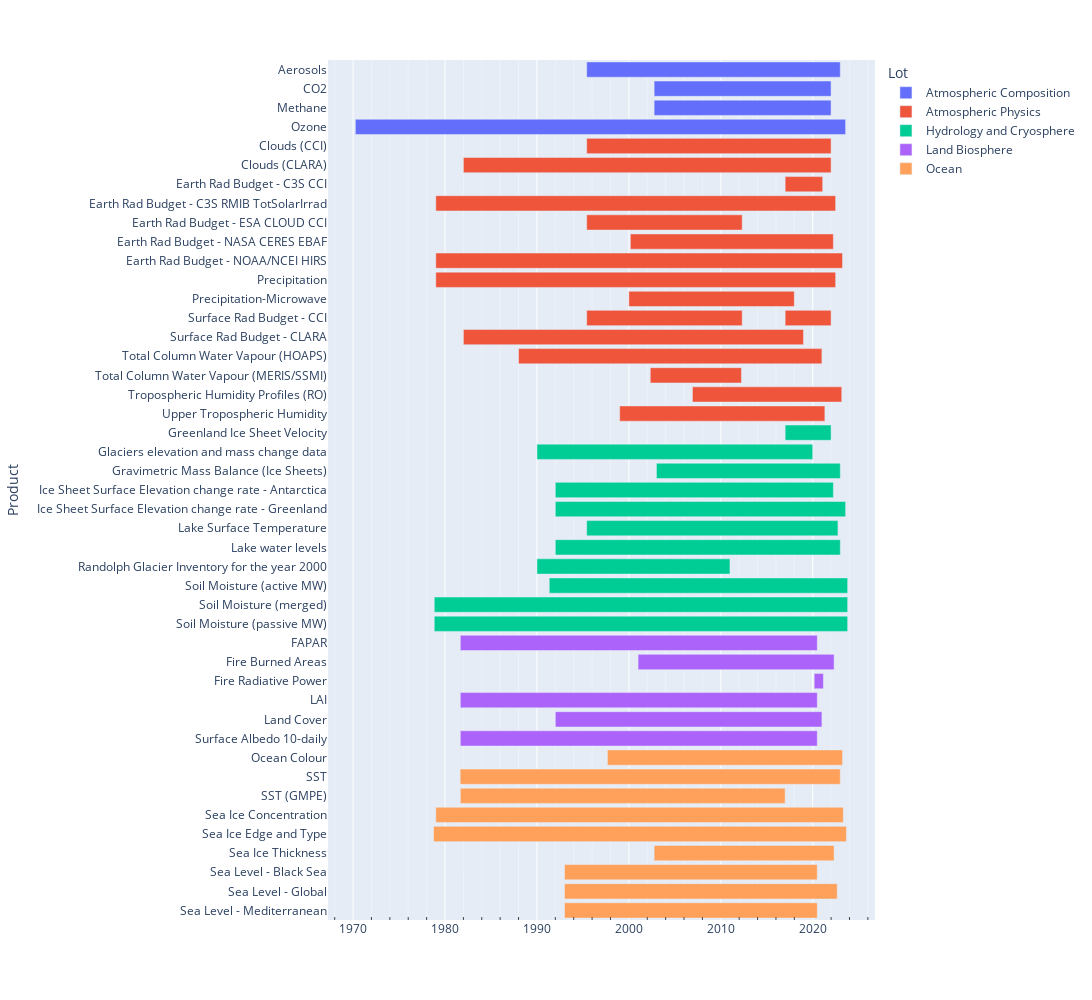

The cell this chart's notebook holds for it:
### Code cell
import plotly.express as px
import pandas as pd
import yaml
from datetime import datetime
# Precipitation: 1979 - 2021
# Surface radiation budget: 1983 - 2020
# Upper air water vapour: 1988 - 2021
# Earth radiation budget: 1979 - 2021
# Aerosol - 1995-2020
# GHG: 2002- 2020 
# Ozone: 1970-2021
# Ocean colour: 1997 - 2021
# Sea Ice: 1978-2022
# Sea level - 1993 - 2020
# Sea surface temp: 1981 - 2022
# Soil moisture: 1978 - 2022
# Ice sheets: 1992- 2021
# Glaciers: 1850 - 2019
# Lakes 1992 - 2020
# Fire - 2001-2021
# Albedo: 1981 - 2020
# FAPAR: 1981 -2020
# Leaf Area Index: 1981 - 2020
# Land cover: 1992-2020 

datasets = {}

# read precip data
with open('product_coverages/precipitation.yml','r') as file:
    datasets.update(yaml.safe_load(file))

with open('product_coverages/SRB.yml','r') as file:
    datasets.update(yaml.safe_load(file))

with open('product_coverages/UpperAirWV.yml','r') as file:
    datasets.update(yaml.safe_load(file))

with open('product_coverages/ERB.yml','r') as file:
    datasets.update(yaml.safe_load(file))

with open('product_coverages/Aerosol.yml','r') as file:
    datasets.update(yaml.safe_load(file))

with open('product_coverages/GHG.yml','r') as file:
    datasets.update(yaml.safe_load(file))

with open('product_coverages/Ozone.yml','r') as file:
    datasets.update(yaml.safe_load(file))

with open('product_coverages/OceanColour.yml','r') as file:
    datasets.update(yaml.safe_load(file))

with open('product_coverages/SeaIce.yml','r') as file:
    datasets.update(yaml.safe_load(file))

with open('product_coverages/SeaLevel.yml','r') as file:
    datasets.update(yaml.safe_load(file))

with open('product_coverages/SST.yml','r') as file:
    datasets.update(yaml.safe_load(file))

with open('product_coverages/SoilMoisture.yml','r') as file:
    datasets.update(yaml.safe_load(file))

with open('product_coverages/IceSheets.yml','r') as file:
    datasets.update(yaml.safe_load(file))

with open('product_coverages/Glaciers.yml','r') as file:
    datasets.update(yaml.safe_load(file))

with open('product_coverages/Lakes.yml','r') as file:
    datasets.update(yaml.safe_load(file))

with open('product_coverages/Fire.yml','r') as file:
    datasets.update(yaml.safe_load(file))

with open('product_coverages/Albedo.yml','r') as file:
    datasets.update(yaml.safe_load(file))

with open('product_coverages/Fapar.yml','r') as file:
    datasets.update(yaml.safe_load(file))

with open('product_coverages/LAI.yml','r') as file:
    datasets.update(yaml.safe_load(file))

with open('product_coverages/LandCover.yml','r') as file:
    datasets.update(yaml.safe_load(file))

with open('product_coverages/Clouds.yml','r') as file:
    datasets.update(yaml.safe_load(file))

# print(datasets)

datasets_df=pd.DataFrame.from_dict(datasets,orient='index').sort_values(['Lot','Product'])
print(datasets_df.to_markdown())



fig = px.timeline(datasets_df, x_start="startdate", x_end="enddate", y='Product',color='Lot')
# fig = px.timeline(datasets_df, x_start="startdate", x_end="enddate", y='ECV')
fig.update_yaxes(autorange="reversed")
fig.update_layout(
    autosize=False,
    width=1200,
    height=1000,
)
# fig.update_layout(
#     xaxis = dict(
#         dtick = 'Y1',
#         tickformat="%Y",
#     )
# )
fig.update_xaxes(minor=dict(ticks="inside", showgrid=True))

fig.show()

### Figure 1 — Plotly figure (JSON) as saved in the notebook; plotly's stock layout.template omitted (floating-point values rounded to 4 significant figures)
{"data": [{"alignmentgroup": "True", "base": ["1995-06-01", "2002-10-01", "2002-10-01", "1970-04-01"], "hovertemplate": "Lot=Atmospheric Composition<br>startdate=%{base}<br>enddate=%{x}<br>Product=%{y}<extra></extra>", "legendgroup": "Atmospheric Composition", "marker": {"color": "#636efa", "pattern": {"shape": ""}}, "name": "Atmospheric Composition", "offsetgroup": "Atmospheric Composition", "orientation": "h", "showlegend": true, "textposition": "auto", "type": "bar", "x": [870393600000, 607478400000, 607478400000, 1682899200000], "xaxis": "x", "y": ["Aerosols", "CO2", "Methane", "Ozone"], "yaxis": "y"}, {"alignmentgroup": "True", "base": ["1995-06-01", "1982-01-01", "2017-01-01", "1979-01-01", "1995-06-01", "2000-03-01", "1979-01-01", "1979-01-01", "2000-01-01", "1995-06-01", "2017-01-01", "1982-01-01", "1988-01-01", "2002-05-01", "2006-12-01", "1999-01-01"], "hovertemplate": "Lot=Atmospheric Physics<br>startdate=%{base}<br>enddate=%{x}<br>Product=%{y}<extra></extra>", "legendgroup": "Atmospheric Physics", "marker": {"color": "#EF553B", "pattern": {"shape": ""}}, "name": "Atmospheric Physics", "offsetgroup": "Atmospheric Physics", "orientation": "h", "showlegend": true, "textposition": "auto", "type": "bar", "x": [838944000000, 1262217600000, 128822400000, 1372550400000, 533779200000, 696816000000, 1396224000000, 1372550400000, 567993600000, 533779200000, 157680000000, 1167523200000, 1041379200000, 312940800000, 512611200000, 704419200000], "xaxis": "x", "y": ["Clouds (CCI)", "Clouds (CLARA)", "Earth Rad Budget - C3S CCI", "Earth Rad Budget - C3S RMIB TotSolarIrrad", "Earth Rad Budget - ESA CLOUD CCI", "Earth Rad Budget - NASA CERES EBAF", "Earth Rad Budget - NOAA/NCEI HIRS", "Precipitation", "Precipitation-Microwave", "Surface Rad Budget - CCI", "Surface Rad Budget - CCI", "Surface Rad Budget - CLARA", "Total Column Water Vapour (HOAPS)", "Total Column Water Vapour (MERIS/SSMI)", "Tropospheric Humidity Profiles (RO)", "Upper Tropospheric Humidity"], "yaxis": "y"}, {"alignmentgroup": "True", "base": ["2017-01-01", "1990-01-01", "2003-01-01", "1992-01-01", "1992-01-01", "1995-06-01", "1992-01-01", "1990-01-01", "1991-05-05", "1978-11-01", "1978-11-01"], "hovertemplate": "Lot=Hydrology and Cryosphere<br>startdate=%{base}<br>enddate=%{x}<br>Product=%{y}<extra></extra>", "legendgroup": "Hydrology and Cryosphere", "marker": {"color": "#00cc96", "pattern": {"shape": ""}}, "name": "Hydrology and Cryosphere", "offsetgroup": "Hydrology and Cryosphere", "orientation": "h", "showlegend": true, "textposition": "auto", "type": "bar", "x": [157680000000, 946598400000, 631065600000, 954547200000, 996537600000, 862531200000, 978220800000, 662601600000, 1024358400000, 1419033600000, 1419033600000], "xaxis": "x", "y": [" Greenland Ice Sheet Velocity", "Glaciers elevation and mass change data", "Gravimetric Mass Balance (Ice Sheets)", "Ice Sheet Surface Elevation change rate - Antarctica", "Ice Sheet Surface Elevation change rate - Greenland", "Lake Surface Temperature", "Lake water levels", "Randolph Glacier Inventory for the year 2000", "Soil Moisture (active MW)", "Soil Moisture (merged)", "Soil Moisture (passive MW)"], "yaxis": "y"}, {"alignmentgroup": "True", "base": ["1981-09-01", "2001-01-01", "2020-03-01", "1981-09-01", "1992-01-01", "1981-09-01"], "hovertemplate": "Lot=Land Biosphere<br>startdate=%{base}<br>enddate=%{x}<br>Product=%{y}<extra></extra>", "legendgroup": "Land Biosphere", "marker": {"color": "#ab63fa", "pattern": {"shape": ""}}, "name": "Land Biosphere", "offsetgroup": "Land Biosphere", "orientation": "h", "showlegend": true, "textposition": "auto", "type": "bar", "x": [1225324800000, 672969600000, 31449600000, 1225324800000, 915148800000, 1225324800000], "xaxis": "x", "y": ["FAPAR", "Fire Burned Areas", "Fire Radiative Power", "LAI", "Land Cover", "Surface Albedo 10-daily"], "yaxis": "y"}, {"alignmentgroup": "True", "base": ["1997-09-01", "1981-08-24", "1981-09-01", "1979-01-01", "1978-10-01", "2002-10-01", "1993-01-01", "1993-01-01", "1993-01-01"], "hovertemplate": "Lot=Ocean<br>startdate=%{base}<br>enddate=%{x}<br>Product=%{y}<extra></extra>", "legendgroup": "Ocean", "marker": {"color": "#FFA15A", "pattern": {"shape": ""}}, "name": "Ocean", "offsetgroup": "Ocean", "orientation": "h", "showlegend": true, "textposition": "auto", "type": "bar", "x": [807148800000, 1304985600000, 1114992000000, 1398816000000, 1417392000000, 617846400000, 867628800000, 936057600000, 867628800000], "xaxis": "x", "y": ["Ocean Colour", "SST", "SST (GMPE)", "Sea Ice Concentration", "Sea Ice Edge and Type", "Sea Ice Thickness", "Sea Level - Black Sea", "Sea Level - Global", "Sea Level - Mediterranean"], "yaxis": "y"}], "layout": {"autosize": false, "barmode": "overlay", "height": 1000, "legend": {"title": {"text": "Lot"}, "tracegroupgap": 0}, "margin": {"t": 60}, "width": 1200, "xaxis": {"anchor": "y", "domain": [0, 1], "minor": {"showgrid": true, "ticks": "inside"}, "type": "date"}, "yaxis": {"anchor": "x", "autorange": "reversed", "domain": [0, 1], "title": {"text": "Product"}}}}
